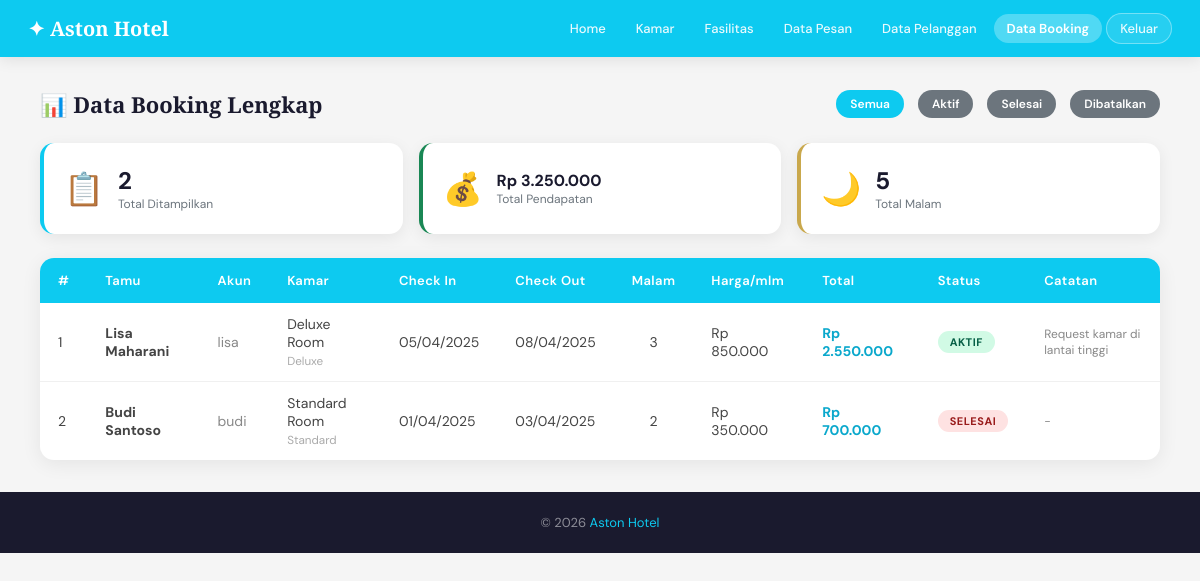
The app's page /admin/data_booking.php (signed in) with its own data.
### tables this page shows
CREATE TABLE pemesanan (
  id INT AUTO_INCREMENT PRIMARY KEY,
  user_id INT NOT NULL,
  kamar_id INT NOT NULL,
  nama_tamu VARCHAR(100) NOT NULL,
  tanggal_masuk DATE NOT NULL,
  tanggal_keluar DATE NOT NULL,
  jumlah_malam INT NOT NULL,
  total_harga INT NOT NULL,
  status ENUM('aktif','selesai','dibatalkan') DEFAULT 'aktif',
  catatan TEXT,
  created_at TIMESTAMP DEFAULT CURRENT_TIMESTAMP,
  FOREIGN KEY (user_id) REFERENCES users(id) ON DELETE CASCADE,
  FOREIGN KEY (kamar_id) REFERENCES kamar(id) ON DELETE CASCADE
);

CREATE TABLE users (
  id INT AUTO_INCREMENT PRIMARY KEY,
  username VARCHAR(50) NOT NULL UNIQUE,
  password VARCHAR(255) NOT NULL,
  role ENUM('admin','pelanggan') NOT NULL DEFAULT 'pelanggan',
  alamat TEXT,
  telepon VARCHAR(20),
  created_at TIMESTAMP DEFAULT CURRENT_TIMESTAMP
);

CREATE TABLE kamar (
  id INT AUTO_INCREMENT PRIMARY KEY,
  nama_kamar VARCHAR(100) NOT NULL,
  tipe ENUM('Deluxe','Superior','Standard') NOT NULL,
  harga INT NOT NULL,
  deskripsi TEXT,
  status ENUM('tersedia','tidak tersedia') DEFAULT 'tersedia',
  created_at TIMESTAMP DEFAULT CURRENT_TIMESTAMP
);

### includes/config.php (called while the page is built, shortened)
<?php
function formatRupiah($angka) {
    return 'Rp ' . number_format($angka, 0, ',', '.');
}
function safeQuery($conn, $sql) {
    $result = $conn->query($sql);
    $rows = [];
    while ($r = $result->fetch_assoc()) {
        $rows[] = $r;
    }
    return $rows;
}
?>

### admin/data_booking.php (the view, shortened to what this page needs)
<?php
require_once '../includes/config.php';
$filter = isset($_GET['filter']) ? sanitize($conn, $_GET['filter']) : '';
$allowed_filters = ['aktif', 'selesai', 'dibatalkan'];
if ($filter && in_array($filter, $allowed_filters)) {
    $stmt = $conn->prepare("
        SELECT p.*, u.username, k.nama_kamar, k.tipe, k.harga
        FROM pemesanan p
        JOIN users u ON p.user_id = u.id
        JOIN kamar k ON p.kamar_id = k.id
        WHERE p.status = ?
        ORDER BY p.created_at DESC
    ");
    $stmt->bind_param("s", $filter);
    $stmt->execute();
    $result = $stmt->get_result();
    $data = [];
    while ($r = $result->fetch_assoc()) $data[] = $r;
    $stmt->close();
} else {
    $filter = '';
    $data = safeQuery($conn, "
        SELECT p.*, u.username, k.nama_kamar, k.tipe, k.harga
        FROM pemesanan p
        JOIN users u ON p.user_id = u.id
        JOIN kamar k ON p.kamar_id = k.id
        ORDER BY p.created_at DESC
    ");
}
$total = array_sum(array_column($data, 'total_harga'));
?>
<!DOCTYPE html>
<html lang="id">
<head>
<link rel="stylesheet" href="../css/style.css">
</head>
<body>
<nav class="navbar">
  <a class="navbar-brand" href="home.php">✦ Aston Hotel</a>
  <div class="nav-links">
    <a href="home.php">Home</a>
    <a href="kamar.php">Kamar</a>
    <a href="fasilitas.php">Fasilitas</a>
    <a href="data_pesan.php">Data Pesan</a>
    <a href="data_pelanggan.php">Data Pelanggan</a>
    <a href="data_booking.php" class="active">Data Booking</a>
    <button onclick="showModalKeluar()" class="btn-keluar" style="color:white;
    font-size:13px; font-weight:500; padding:6px 13px; border-radius:20px;
    border:1px solid rgba(255,255,255,0.4); background:rgba(255,255,255,0.12);
    cursor:pointer; font-family:inherit; opacity:0.9;">Keluar</button>
  </div>
</nav>
<div class="admin-wrap">
  <div class="page-title">
    <h5>📊 Data Booking Lengkap</h5>
    <div style="display:flex; gap:8px; flex-wrap:wrap;">
      <a href="data_booking.php" class="btn btn-<?= !$filter ? 'primary' : 'secondary' ?> btn-sm">Semua</a>
      <a href="data_booking.php?filter=aktif" class="btn btn-<?= $filter==='aktif' ? 'success' : 'secondary' ?> btn-sm">Aktif</a>
      <a href="data_booking.php?filter=selesai" class="btn btn-<?= $filter==='selesai' ? 'danger' : 'secondary' ?> btn-sm">Selesai</a>
      <a href="data_booking.php?filter=dibatalkan" class="btn btn-<?= $filter==='dibatalkan' ? 'warning' : 'secondary' ?> btn-sm">Dibatalkan</a>
    </div>
  </div>
  <div style="display:grid; grid-template-columns:1fr 1fr 1fr; gap:16px; margin-bottom:24px;">
    <div class="stat-card">
      <div class="stat-icon">📋</div>
      <div class="stat-info"><h3><?= count($data) ?></h3><p>Total Ditampilkan</p></div>
    </div>
    <div class="stat-card" style="border-color:#198754">
      <div class="stat-icon">💰</div>
      <div class="stat-info"><h3 style="font-size:16px;"><?= formatRupiah($total) ?></h3><p>Total Pendapatan</p></div>
    </div>
    <div class="stat-card" style="border-color:#c9a84c">
      <div class="stat-icon">🌙</div>
      <div class="stat-info"><h3><?= array_sum(array_column($data,'jumlah_malam')) ?></h3><p>Total Malam</p></div>
    </div>
  </div>
  <div class="table-wrap">
    <table>
      <thead>
        <tr>
          <th>#</th>
          <th>Tamu</th>
          <th>Akun</th>
          <th>Kamar</th>
          <th>Check In</th>
          <th>Check Out</th>
          <th>Malam</th>
          <th>Harga/mlm</th>
          <th>Total</th>
          <th>Status</th>
          <th>Catatan</th>
        </tr>
      </thead>
      <tbody>
        <?php foreach ($data as $i => $d): ?>
        <tr>
          <td><?= $i+1 ?></td>
          <td><strong><?= htmlspecialchars($d['nama_tamu']) ?></strong></td>
          <td style="color:#888;"><?= htmlspecialchars($d['username']) ?></td>
          <td><?= htmlspecialchars($d['nama_kamar']) ?><br><small style="color:#aaa;"><?= $d['tipe'] ?></small></td>
          <td><?= date('d/m/Y', strtotime($d['tanggal_masuk'])) ?></td>
          <td><?= date('d/m/Y', strtotime($d['tanggal_keluar'])) ?></td>
          <td style="text-align:center;"><?= $d['jumlah_malam'] ?></td>
          <td><?= formatRupiah($d['harga']) ?></td>
          <td style="font-weight:700; color:#0aa8cc;"><?= formatRupiah($d['total_harga']) ?></td>
          <td><span class="badge badge-<?= $d['status'] ?>"><?= $d['status'] ?></span></td>
          <td style="color:#888; font-size:12px;"><?= htmlspecialchars($d['catatan'] ?: '-') ?></td>
        </tr>
        <?php endforeach; ?>
      </tbody>
    </table>
  </div>
</div>
<footer><p>&copy; 2026 <span>Aston Hotel</span></p></footer>
</body>
</html>

### css/style.css (style rules this page uses)
:root { --cyan: #0dcaf0; --cyan-dark: #0aa8cc; --gold: #c9a84c; --dark: #1a1a2e; --cream: #faf8f4; --gray: #6c757d; --light: #f5f5f5; --success: #198754; --danger: #dc3545; --warning: #ffc107; }
* { margin: 0; padding: 0; box-sizing: border-box; }
body { font-family: 'DM Sans', sans-serif; background: var(--light); color: var(--dark); }
.navbar { background: var(--cyan); padding: 13px 28px; display: flex; align-items: center; justify-content: space-between; flex-wrap: wrap; gap: 8px; box-shadow: 0 2px 15px rgba(0,0,0,0.1); position: sticky; top: 0; z-index: 100; }
.navbar-brand { color: white; font-family: 'Playfair Display', serif; font-size: 20px; font-weight: 700; text-decoration: none; }
.nav-links { display: flex; align-items: center; flex-wrap: wrap; gap: 4px; }
.nav-links a { color: white; text-decoration: none; font-size: 13px; font-weight: 500; padding: 6px 13px; border-radius: 20px; transition: background 0.2s; opacity: 0.9; }
.nav-links a.active { background: rgba(255,255,255,0.28); font-weight: 600; opacity: 1; }
.nav-links button.btn-keluar { color: white; font-size: 13px; font-weight: 500; padding: 6px 13px; border-radius: 20px; border: 1px solid rgba(255,255,255,0.4); background: rgba(255,255,255,0.12); cursor: pointer; opacity: 0.9; transition: background 0.2s; font-family: inherit; }
.btn { display: inline-block; padding: 8px 18px; border-radius: 30px; font-size: 13px; font-weight: 600; border: none; cursor: pointer; transition: all 0.2s; text-decoration: none; font-family: 'DM Sans', sans-serif; }
.btn + .btn { margin-left: 6px; }
.btn-sm { padding: 6px 14px; font-size: 12px; }
.btn-primary { background: var(--cyan); color: white; }
.btn-secondary { background: #6c757d; color: white; }
.admin-wrap { padding: 32px 40px; }
.page-title { display: flex; align-items: center; justify-content: space-between; margin-bottom: 24px; flex-wrap: wrap; gap: 12px; }
.page-title h5 { font-family: 'Playfair Display', serif; font-size: 22px; }
.table-wrap { background: white; border-radius: 14px; overflow: hidden; box-shadow: 0 4px 20px rgba(0,0,0,0.07); overflow-x: auto; }
table { width: 100%; border-collapse: collapse; min-width: 500px; }
thead { background: var(--cyan); color: white; }
thead th { padding: 14px 18px; font-size: 13px; font-weight: 600; letter-spacing: 0.4px; text-align: left; white-space: nowrap; }
tbody tr { border-bottom: 1px solid #f0f0f0; transition: background 0.15s; }
tbody tr:last-child { border-bottom: none; }
tbody td { padding: 12px 18px; font-size: 14px; color: #444; vertical-align: middle; }
.badge { display: inline-block; padding: 4px 12px; border-radius: 30px; font-size: 11px; font-weight: 700; letter-spacing: 0.5px; text-transform: uppercase; }
.badge-aktif { background: #d1fae5; color: #065f46; }
.badge-selesai { background: #fee2e2; color: #991b1b; }
.stat-card { background: white; border-radius: 14px; padding: 22px 20px; box-shadow: 0 4px 16px rgba(0,0,0,0.07); border-left: 4px solid var(--cyan); display: flex; align-items: center; gap: 14px; }
.stat-icon { font-size: 32px; }
.stat-info h3 { font-size: 24px; font-weight: 700; color: var(--dark); }
.stat-info p { font-size: 12px; color: var(--gray); }
footer { background: var(--dark); color: rgba(255,255,255,0.5); text-align: center; padding: 22px; font-size: 13px; margin-top: 0; }
footer span { color: var(--cyan); }

### records on screen
pemesanan: nama_tamu "Lisa Maharani", user.username "lisa", kamar.nama_kamar "Deluxe Room", kamar.tipe "Deluxe", tanggal_masuk "05/04/2025", tanggal_keluar "08/04/2025", jumlah_malam "3", kamar.harga "Rp 850.000", total_harga "Rp 2.550.000", status "AKTIF", catatan "Request kamar di lantai tinggi"
pemesanan: nama_tamu "Budi Santoso", user.username "budi", kamar.nama_kamar "Standard Room", kamar.tipe "Standard", tanggal_masuk "01/04/2025", tanggal_keluar "03/04/2025", jumlah_malam "2", kamar.harga "Rp 350.000", total_harga "Rp 700.000", status "SELESAI", catatan "-"

### other values on screen
count($data) "2"
formatRupiah($total) "Rp 3.250.000"
array_sum(array_column($data,'jumlah_malam')) "5"
